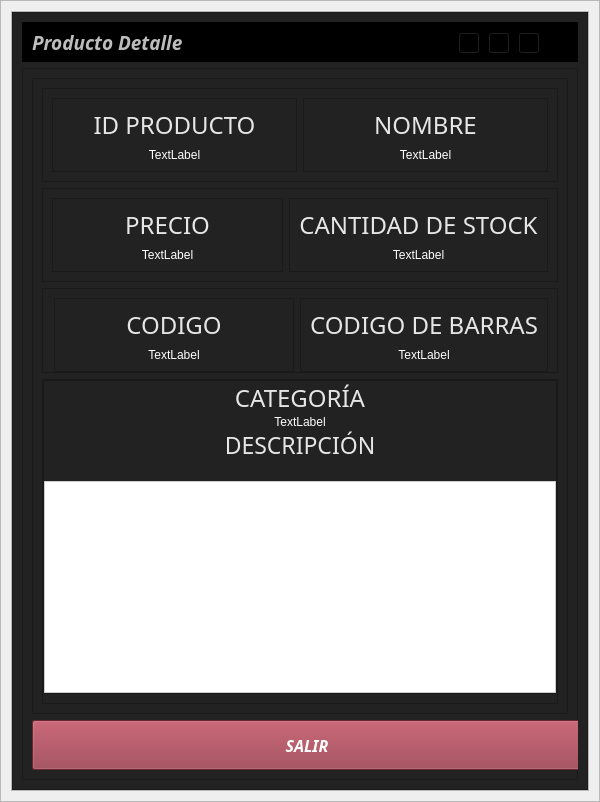
<?xml version="1.0" encoding="UTF-8"?>
<ui version="4.0">
 <class>add_edit_menu</class>
 <widget class="QWidget" name="add_edit_menu">
  <property name="geometry">
   <rect>
    <x>0</x>
    <y>0</y>
    <width>600</width>
    <height>802</height>
   </rect>
  </property>
  <property name="minimumSize">
   <size>
    <width>600</width>
    <height>0</height>
   </size>
  </property>
  <property name="maximumSize">
   <size>
    <width>16777215</width>
    <height>16777215</height>
   </size>
  </property>
  <property name="windowTitle">
   <string>Form</string>
  </property>
  <layout class="QVBoxLayout" name="verticalLayout">
   <property name="spacing">
    <number>0</number>
   </property>
   <property name="leftMargin">
    <number>0</number>
   </property>
   <property name="topMargin">
    <number>0</number>
   </property>
   <property name="rightMargin">
    <number>0</number>
   </property>
   <property name="bottomMargin">
    <number>0</number>
   </property>
   <item>
    <widget class="QFrame" name="central_widget_frame">
     <property name="maximumSize">
      <size>
       <width>600</width>
       <height>16777215</height>
      </size>
     </property>
     <property name="frameShape">
      <enum>QFrame::StyledPanel</enum>
     </property>
     <property name="frameShadow">
      <enum>QFrame::Raised</enum>
     </property>
     <layout class="QVBoxLayout" name="shadow_layout">
      <property name="spacing">
       <number>0</number>
      </property>
      <property name="leftMargin">
       <number>10</number>
      </property>
      <property name="topMargin">
       <number>10</number>
      </property>
      <property name="rightMargin">
       <number>10</number>
      </property>
      <property name="bottomMargin">
       <number>10</number>
      </property>
      <item>
       <widget class="QFrame" name="background_frame">
        <property name="frameShape">
         <enum>QFrame::StyledPanel</enum>
        </property>
        <property name="frameShadow">
         <enum>QFrame::Raised</enum>
        </property>
        <layout class="QVBoxLayout" name="verticalLayout_2">
         <property name="spacing">
          <number>0</number>
         </property>
         <property name="leftMargin">
          <number>0</number>
         </property>
         <property name="topMargin">
          <number>0</number>
         </property>
         <property name="rightMargin">
          <number>0</number>
         </property>
         <property name="bottomMargin">
          <number>0</number>
         </property>
         <item>
          <widget class="QFrame" name="content_frame">
           <property name="minimumSize">
            <size>
             <width>0</width>
             <height>0</height>
            </size>
           </property>
           <property name="styleSheet">
            <string notr="true">background-color: rgb(34, 34, 34);</string>
           </property>
           <property name="frameShape">
            <enum>QFrame::StyledPanel</enum>
           </property>
           <property name="frameShadow">
            <enum>QFrame::Raised</enum>
           </property>
           <layout class="QVBoxLayout" name="verticalLayout_7">
            <property name="spacing">
             <number>6</number>
            </property>
            <property name="leftMargin">
             <number>9</number>
            </property>
            <property name="topMargin">
             <number>9</number>
            </property>
            <property name="rightMargin">
             <number>9</number>
            </property>
            <property name="bottomMargin">
             <number>9</number>
            </property>
            <item>
             <widget class="QFrame" name="frame_nav">
              <property name="minimumSize">
               <size>
                <width>0</width>
                <height>40</height>
               </size>
              </property>
              <property name="maximumSize">
               <size>
                <width>16777215</width>
                <height>40</height>
               </size>
              </property>
              <property name="styleSheet">
               <string notr="true">background-color: rgb(0, 0, 0);</string>
              </property>
              <property name="frameShape">
               <enum>QFrame::StyledPanel</enum>
              </property>
              <property name="frameShadow">
               <enum>QFrame::Raised</enum>
              </property>
              <layout class="QHBoxLayout" name="horizontalLayout_6">
               <item>
                <widget class="QLabel" name="label_tittle">
                 <property name="font">
                  <font>
                   <family>Tw Cen MT</family>
                   <pointsize>14</pointsize>
                   <weight>75</weight>
                   <italic>true</italic>
                   <bold>true</bold>
                  </font>
                 </property>
                 <property name="styleSheet">
                  <string notr="true">
color: rgb(189, 189, 189);</string>
                 </property>
                 <property name="text">
                  <string>Producto Detalle</string>
                 </property>
                </widget>
               </item>
               <item>
                <widget class="QFrame" name="butttons_holder_frame">
                 <property name="minimumSize">
                  <size>
                   <width>110</width>
                   <height>30</height>
                  </size>
                 </property>
                 <property name="maximumSize">
                  <size>
                   <width>110</width>
                   <height>16777215</height>
                  </size>
                 </property>
                 <property name="frameShape">
                  <enum>QFrame::StyledPanel</enum>
                 </property>
                 <property name="frameShadow">
                  <enum>QFrame::Raised</enum>
                 </property>
                 <widget class="QToolButton" name="minimize_button">
                  <property name="geometry">
                   <rect>
                    <x>0</x>
                    <y>0</y>
                    <width>22</width>
                    <height>22</height>
                   </rect>
                  </property>
                  <property name="text">
                   <string>...</string>
                  </property>
                  <property name="icon">
                   <iconset>
                    <normaloff>L:/AngelCuk/assets/icons/minimize-window.png</normaloff>L:/AngelCuk/assets/icons/minimize-window.png</iconset>
                  </property>
                 </widget>
                 <widget class="QToolButton" name="restore_button">
                  <property name="geometry">
                   <rect>
                    <x>30</x>
                    <y>0</y>
                    <width>22</width>
                    <height>22</height>
                   </rect>
                  </property>
                  <property name="text">
                   <string>...</string>
                  </property>
                  <property name="icon">
                   <iconset>
                    <normaloff>L:/AngelCuk/assets/icons/restore-window.png</normaloff>L:/AngelCuk/assets/icons/restore-window.png</iconset>
                  </property>
                 </widget>
                 <widget class="QToolButton" name="maximize_button">
                  <property name="geometry">
                   <rect>
                    <x>30</x>
                    <y>0</y>
                    <width>22</width>
                    <height>22</height>
                   </rect>
                  </property>
                  <property name="text">
                   <string>...</string>
                  </property>
                  <property name="icon">
                   <iconset>
                    <normaloff>L:/AngelCuk/assets/icons/maximize-window.png</normaloff>L:/AngelCuk/assets/icons/maximize-window.png</iconset>
                  </property>
                 </widget>
                 <widget class="QToolButton" name="close_button">
                  <property name="geometry">
                   <rect>
                    <x>60</x>
                    <y>0</y>
                    <width>22</width>
                    <height>22</height>
                   </rect>
                  </property>
                  <property name="text">
                   <string>...</string>
                  </property>
                  <property name="icon">
                   <iconset>
                    <normaloff>L:/AngelCuk/assets/icons/close-window.png</normaloff>L:/AngelCuk/assets/icons/close-window.png</iconset>
                  </property>
                 </widget>
                </widget>
               </item>
              </layout>
             </widget>
            </item>
            <item>
             <widget class="QFrame" name="frame_inferior">
              <property name="minimumSize">
               <size>
                <width>10</width>
                <height>0</height>
               </size>
              </property>
              <property name="maximumSize">
               <size>
                <width>16777215</width>
                <height>16777215</height>
               </size>
              </property>
              <property name="frameShape">
               <enum>QFrame::StyledPanel</enum>
              </property>
              <property name="frameShadow">
               <enum>QFrame::Raised</enum>
              </property>
              <layout class="QVBoxLayout" name="verticalLayout_4">
               <item>
                <widget class="QFrame" name="frame">
                 <property name="frameShape">
                  <enum>QFrame::StyledPanel</enum>
                 </property>
                 <property name="frameShadow">
                  <enum>QFrame::Raised</enum>
                 </property>
                 <layout class="QVBoxLayout" name="verticalLayout_3">
                  <item>
                   <widget class="QFrame" name="frame_nombre">
                    <property name="frameShape">
                     <enum>QFrame::StyledPanel</enum>
                    </property>
                    <property name="frameShadow">
                     <enum>QFrame::Raised</enum>
                    </property>
                    <layout class="QHBoxLayout" name="horizontalLayout_4">
                     <item>
                      <widget class="QFrame" name="frame_13">
                       <property name="frameShape">
                        <enum>QFrame::StyledPanel</enum>
                       </property>
                       <property name="frameShadow">
                        <enum>QFrame::Raised</enum>
                       </property>
                       <layout class="QVBoxLayout" name="verticalLayout_13">
                        <item>
                         <widget class="QLabel" name="pedido_tittle_10">
                          <property name="font">
                           <font>
                            <family>Algerian</family>
                            <pointsize>18</pointsize>
                            <weight>50</weight>
                            <italic>false</italic>
                            <bold>false</bold>
                           </font>
                          </property>
                          <property name="styleSheet">
                           <string notr="true">color: rgb(230, 230, 230);
font: 18pt &quot;Algerian&quot;;</string>
                          </property>
                          <property name="text">
                           <string>ID PRODUCTO</string>
                          </property>
                          <property name="alignment">
                           <set>Qt::AlignCenter</set>
                          </property>
                         </widget>
                        </item>
                        <item>
                         <widget class="QLabel" name="idproducto_label">
                          <property name="styleSheet">
                           <string notr="true">color: white;
font-size: 12px;
font: 12pt &quot;impact&quot;;</string>
                          </property>
                          <property name="text">
                           <string>TextLabel</string>
                          </property>
                          <property name="alignment">
                           <set>Qt::AlignCenter</set>
                          </property>
                         </widget>
                        </item>
                       </layout>
                      </widget>
                     </item>
                     <item>
                      <widget class="QFrame" name="frame_14">
                       <property name="frameShape">
                        <enum>QFrame::StyledPanel</enum>
                       </property>
                       <property name="frameShadow">
                        <enum>QFrame::Raised</enum>
                       </property>
                       <layout class="QVBoxLayout" name="verticalLayout_14">
                        <item>
                         <widget class="QLabel" name="pedido_tittle_11">
                          <property name="font">
                           <font>
                            <family>Algerian</family>
                            <pointsize>18</pointsize>
                            <weight>50</weight>
                            <italic>false</italic>
                            <bold>false</bold>
                           </font>
                          </property>
                          <property name="styleSheet">
                           <string notr="true">color: rgb(230, 230, 230);
font: 18pt &quot;Algerian&quot;;</string>
                          </property>
                          <property name="text">
                           <string>NOMBRE</string>
                          </property>
                          <property name="alignment">
                           <set>Qt::AlignCenter</set>
                          </property>
                         </widget>
                        </item>
                        <item>
                         <widget class="QLabel" name="nombre_label">
                          <property name="styleSheet">
                           <string notr="true">color: white;
font-size: 12px;
font: 12pt &quot;impact&quot;;</string>
                          </property>
                          <property name="text">
                           <string>TextLabel</string>
                          </property>
                          <property name="alignment">
                           <set>Qt::AlignCenter</set>
                          </property>
                         </widget>
                        </item>
                       </layout>
                      </widget>
                     </item>
                    </layout>
                   </widget>
                  </item>
                  <item>
                   <widget class="QFrame" name="frame_stockprecio">
                    <property name="frameShape">
                     <enum>QFrame::StyledPanel</enum>
                    </property>
                    <property name="frameShadow">
                     <enum>QFrame::Raised</enum>
                    </property>
                    <layout class="QHBoxLayout" name="horizontalLayout">
                     <item>
                      <widget class="QFrame" name="frame_4">
                       <property name="frameShape">
                        <enum>QFrame::StyledPanel</enum>
                       </property>
                       <property name="frameShadow">
                        <enum>QFrame::Raised</enum>
                       </property>
                       <layout class="QVBoxLayout" name="verticalLayout_6">
                        <item>
                         <widget class="QLabel" name="pedido_tittle_4">
                          <property name="font">
                           <font>
                            <family>Algerian</family>
                            <pointsize>18</pointsize>
                            <weight>50</weight>
                            <italic>false</italic>
                            <bold>false</bold>
                           </font>
                          </property>
                          <property name="styleSheet">
                           <string notr="true">color: rgb(230, 230, 230);
font: 18pt &quot;Algerian&quot;;</string>
                          </property>
                          <property name="text">
                           <string>PRECIO</string>
                          </property>
                          <property name="alignment">
                           <set>Qt::AlignCenter</set>
                          </property>
                         </widget>
                        </item>
                        <item>
                         <widget class="QLabel" name="numero_label">
                          <property name="styleSheet">
                           <string notr="true">color: white;
font-size: 12px;
font: 12pt &quot;impact&quot;;</string>
                          </property>
                          <property name="text">
                           <string>TextLabel</string>
                          </property>
                          <property name="alignment">
                           <set>Qt::AlignCenter</set>
                          </property>
                         </widget>
                        </item>
                       </layout>
                      </widget>
                     </item>
                     <item>
                      <widget class="QFrame" name="frame_6">
                       <property name="frameShape">
                        <enum>QFrame::StyledPanel</enum>
                       </property>
                       <property name="frameShadow">
                        <enum>QFrame::Raised</enum>
                       </property>
                       <layout class="QVBoxLayout" name="verticalLayout_8">
                        <item>
                         <widget class="QLabel" name="pedido_tittle_5">
                          <property name="font">
                           <font>
                            <family>Algerian</family>
                            <pointsize>18</pointsize>
                            <weight>50</weight>
                            <italic>false</italic>
                            <bold>false</bold>
                           </font>
                          </property>
                          <property name="styleSheet">
                           <string notr="true">color: rgb(230, 230, 230);
font: 18pt &quot;Algerian&quot;;</string>
                          </property>
                          <property name="text">
                           <string>CANTIDAD DE STOCK</string>
                          </property>
                          <property name="alignment">
                           <set>Qt::AlignCenter</set>
                          </property>
                         </widget>
                        </item>
                        <item>
                         <widget class="QLabel" name="stock_label">
                          <property name="styleSheet">
                           <string notr="true">color: white;
font-size: 12px;
font: 12pt &quot;impact&quot;;</string>
                          </property>
                          <property name="text">
                           <string>TextLabel</string>
                          </property>
                          <property name="alignment">
                           <set>Qt::AlignCenter</set>
                          </property>
                         </widget>
                        </item>
                       </layout>
                      </widget>
                     </item>
                    </layout>
                   </widget>
                  </item>
                  <item>
                   <widget class="QFrame" name="frame_codigos">
                    <property name="frameShape">
                     <enum>QFrame::StyledPanel</enum>
                    </property>
                    <property name="frameShadow">
                     <enum>QFrame::Raised</enum>
                    </property>
                    <layout class="QHBoxLayout" name="horizontalLayout_2">
                     <property name="leftMargin">
                      <number>11</number>
                     </property>
                     <property name="bottomMargin">
                      <number>0</number>
                     </property>
                     <item>
                      <widget class="QFrame" name="frame_code">
                       <property name="frameShape">
                        <enum>QFrame::StyledPanel</enum>
                       </property>
                       <property name="frameShadow">
                        <enum>QFrame::Raised</enum>
                       </property>
                       <layout class="QVBoxLayout" name="verticalLayout_9">
                        <item>
                         <widget class="QLabel" name="codigo_tittle">
                          <property name="font">
                           <font>
                            <family>Algerian</family>
                            <pointsize>18</pointsize>
                            <weight>50</weight>
                            <italic>false</italic>
                            <bold>false</bold>
                           </font>
                          </property>
                          <property name="styleSheet">
                           <string notr="true">color: rgb(230, 230, 230);
font: 18pt &quot;Algerian&quot;;</string>
                          </property>
                          <property name="text">
                           <string>CODIGO</string>
                          </property>
                          <property name="alignment">
                           <set>Qt::AlignCenter</set>
                          </property>
                         </widget>
                        </item>
                        <item>
                         <widget class="QLabel" name="codigo_label">
                          <property name="styleSheet">
                           <string notr="true">color: white;
font-size: 12px;
font: 12pt &quot;impact&quot;;</string>
                          </property>
                          <property name="text">
                           <string>TextLabel</string>
                          </property>
                          <property name="alignment">
                           <set>Qt::AlignCenter</set>
                          </property>
                         </widget>
                        </item>
                       </layout>
                      </widget>
                     </item>
                     <item>
                      <widget class="QFrame" name="frame_barras">
                       <property name="frameShape">
                        <enum>QFrame::StyledPanel</enum>
                       </property>
                       <property name="frameShadow">
                        <enum>QFrame::Raised</enum>
                       </property>
                       <layout class="QVBoxLayout" name="verticalLayout_10">
                        <item>
                         <widget class="QLabel" name="codigobarras_tittle">
                          <property name="font">
                           <font>
                            <family>Algerian</family>
                            <pointsize>18</pointsize>
                            <weight>50</weight>
                            <italic>false</italic>
                            <bold>false</bold>
                           </font>
                          </property>
                          <property name="styleSheet">
                           <string notr="true">color: rgb(230, 230, 230);
font: 18pt &quot;Algerian&quot;;</string>
                          </property>
                          <property name="text">
                           <string>CODIGO DE BARRAS</string>
                          </property>
                          <property name="alignment">
                           <set>Qt::AlignCenter</set>
                          </property>
                         </widget>
                        </item>
                        <item>
                         <widget class="QLabel" name="codigobarras_label">
                          <property name="styleSheet">
                           <string notr="true">color: white;
font-size: 12px;
font: 12pt &quot;impact&quot;;</string>
                          </property>
                          <property name="text">
                           <string>TextLabel</string>
                          </property>
                          <property name="alignment">
                           <set>Qt::AlignCenter</set>
                          </property>
                         </widget>
                        </item>
                       </layout>
                      </widget>
                     </item>
                    </layout>
                   </widget>
                  </item>
                  <item>
                   <widget class="QFrame" name="frame_descripcion">
                    <property name="frameShape">
                     <enum>QFrame::StyledPanel</enum>
                    </property>
                    <property name="frameShadow">
                     <enum>QFrame::Raised</enum>
                    </property>
                    <layout class="QHBoxLayout" name="horizontalLayout_3">
                     <property name="spacing">
                      <number>0</number>
                     </property>
                     <property name="leftMargin">
                      <number>0</number>
                     </property>
                     <property name="topMargin">
                      <number>0</number>
                     </property>
                     <property name="rightMargin">
                      <number>0</number>
                     </property>
                     <property name="bottomMargin">
                      <number>9</number>
                     </property>
                     <item>
                      <widget class="QFrame" name="frame_10">
                       <property name="frameShape">
                        <enum>QFrame::StyledPanel</enum>
                       </property>
                       <property name="frameShadow">
                        <enum>QFrame::Raised</enum>
                       </property>
                       <layout class="QVBoxLayout" name="verticalLayout_11">
                        <property name="spacing">
                         <number>0</number>
                        </property>
                        <property name="leftMargin">
                         <number>0</number>
                        </property>
                        <property name="topMargin">
                         <number>0</number>
                        </property>
                        <property name="rightMargin">
                         <number>0</number>
                        </property>
                        <property name="bottomMargin">
                         <number>0</number>
                        </property>
                        <item>
                         <widget class="QLabel" name="codigobarras_tittle_2">
                          <property name="font">
                           <font>
                            <family>Algerian</family>
                            <pointsize>18</pointsize>
                            <weight>50</weight>
                            <italic>false</italic>
                            <bold>false</bold>
                           </font>
                          </property>
                          <property name="styleSheet">
                           <string notr="true">color: rgb(230, 230, 230);
font: 18pt &quot;Algerian&quot;;</string>
                          </property>
                          <property name="text">
                           <string>CATEGORÍA</string>
                          </property>
                          <property name="alignment">
                           <set>Qt::AlignCenter</set>
                          </property>
                         </widget>
                        </item>
                        <item>
                         <widget class="QLabel" name="categoria_label">
                          <property name="styleSheet">
                           <string notr="true">color: white;
font-size: 12px;
font: 12pt &quot;impact&quot;;</string>
                          </property>
                          <property name="text">
                           <string>TextLabel</string>
                          </property>
                          <property name="alignment">
                           <set>Qt::AlignCenter</set>
                          </property>
                          <property name="margin">
                           <number>5</number>
                          </property>
                         </widget>
                        </item>
                        <item>
                         <widget class="QLabel" name="pedido_tittle_8">
                          <property name="font">
                           <font>
                            <family>Algerian</family>
                            <pointsize>17</pointsize>
                            <weight>50</weight>
                            <italic>false</italic>
                            <bold>false</bold>
                           </font>
                          </property>
                          <property name="styleSheet">
                           <string notr="true">color: rgb(230, 230, 230);
font: 17pt &quot;Algerian&quot;;</string>
                          </property>
                          <property name="text">
                           <string>DESCRIPCIÓN</string>
                          </property>
                          <property name="alignment">
                           <set>Qt::AlignCenter</set>
                          </property>
                         </widget>
                        </item>
                        <item>
                         <spacer name="verticalSpacer">
                          <property name="orientation">
                           <enum>Qt::Vertical</enum>
                          </property>
                          <property name="sizeType">
                           <enum>QSizePolicy::Minimum</enum>
                          </property>
                          <property name="sizeHint" stdset="0">
                           <size>
                            <width>20</width>
                            <height>20</height>
                           </size>
                          </property>
                         </spacer>
                        </item>
                        <item>
                         <widget class="QPlainTextEdit" name="descripcion_plainTextEdit">
                          <property name="styleSheet">
                           <string notr="true">background-color: rgb(255, 255, 255);
border: 1px solid #cbcbcb
</string>
                          </property>
                         </widget>
                        </item>
                       </layout>
                      </widget>
                     </item>
                    </layout>
                   </widget>
                  </item>
                 </layout>
                </widget>
               </item>
               <item>
                <widget class="QPushButton" name="add_edit_button_2">
                 <property name="minimumSize">
                  <size>
                   <width>550</width>
                   <height>50</height>
                  </size>
                 </property>
                 <property name="maximumSize">
                  <size>
                   <width>16777215</width>
                   <height>16777215</height>
                  </size>
                 </property>
                 <property name="font">
                  <font>
                   <family>Segoe UI Black</family>
                   <pointsize>12</pointsize>
                   <weight>75</weight>
                   <italic>true</italic>
                   <bold>true</bold>
                  </font>
                 </property>
                 <property name="styleSheet">
                  <string notr="true">QPushButton{
	background-color: rgb(148, 52, 68  );
	color: white;
}

QPushButton:hover{
	
	background-color: rgb(97, 35, 45);
}

</string>
                 </property>
                 <property name="text">
                  <string>SALIR</string>
                 </property>
                </widget>
               </item>
              </layout>
             </widget>
            </item>
           </layout>
          </widget>
         </item>
        </layout>
       </widget>
      </item>
     </layout>
    </widget>
   </item>
  </layout>
 </widget>
 <resources/>
 <connections/>
</ui>
